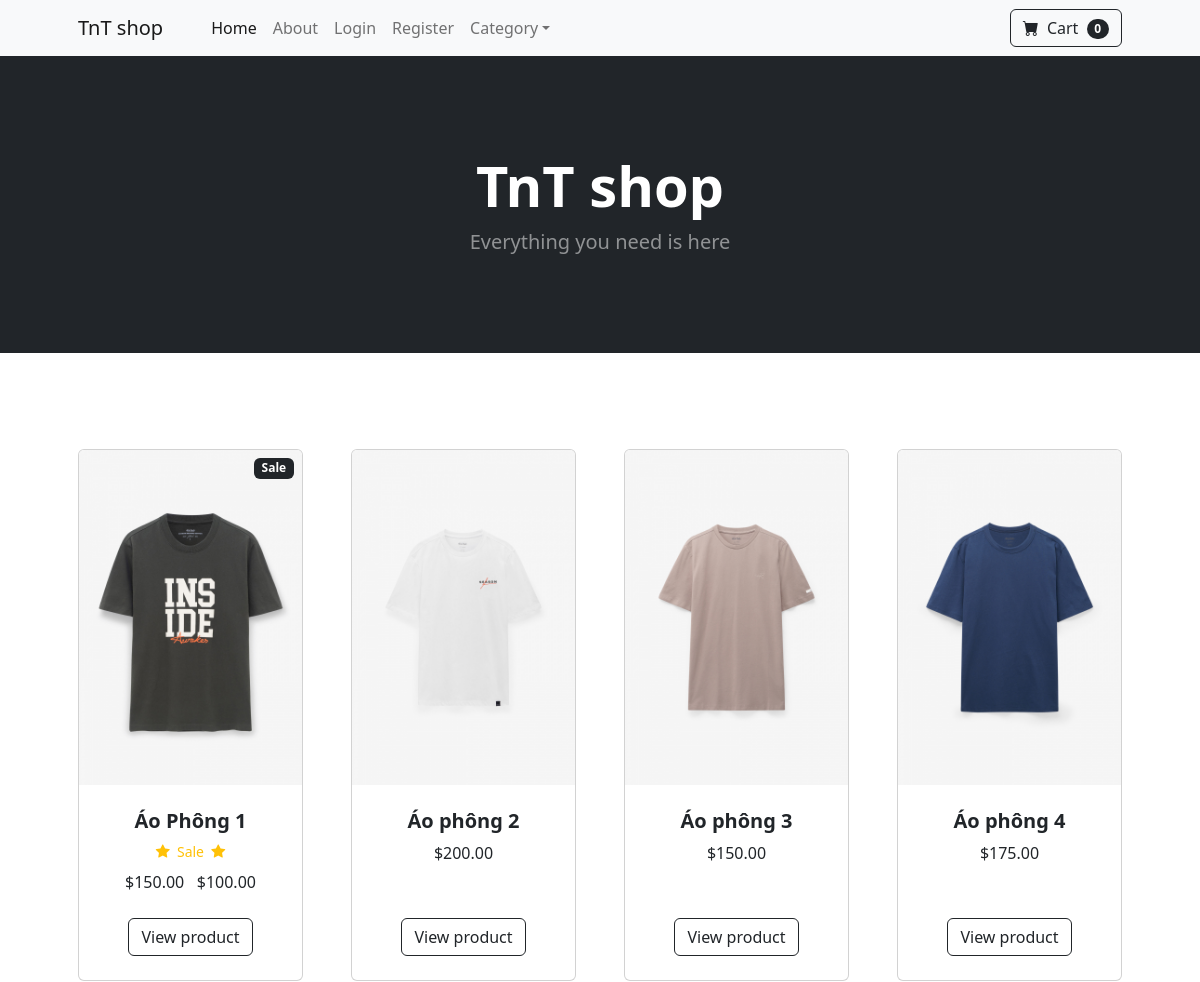
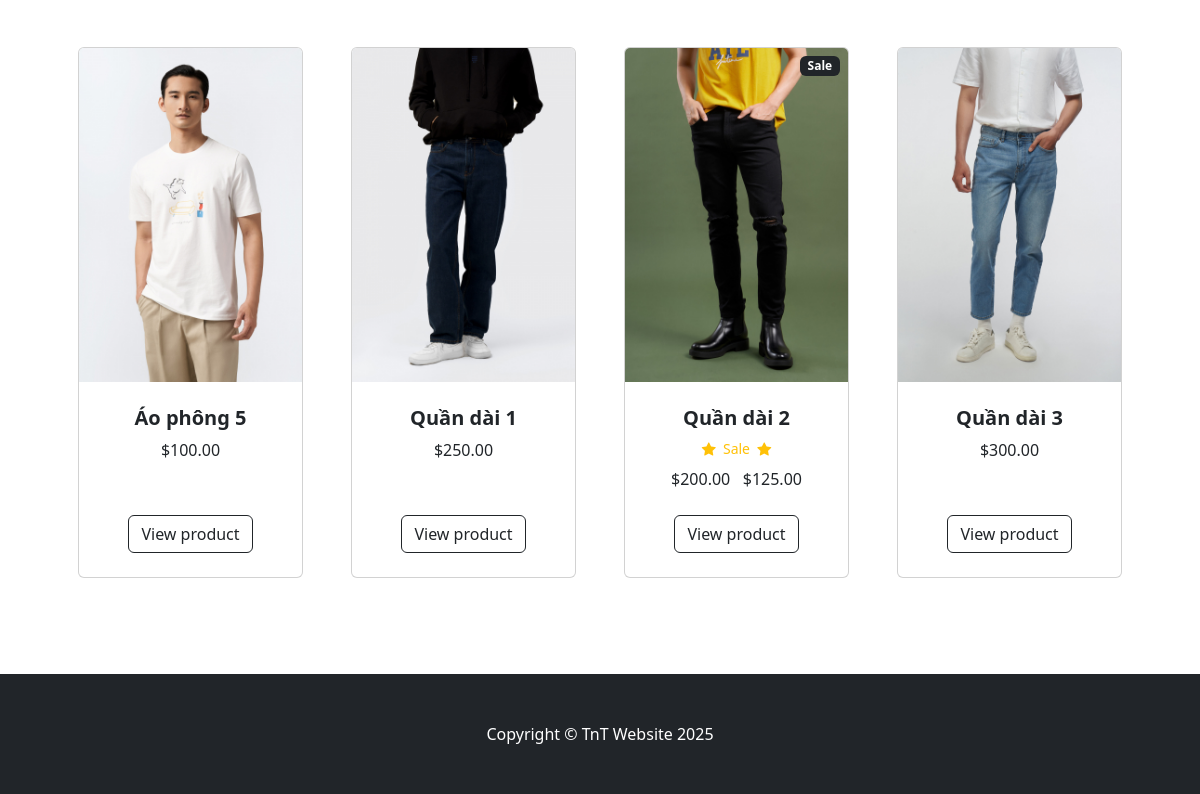
The page / on the database its author committed (2 pictures, top to bottom).
### store/models.py (models this page shows, shortened)
class Product(models.Model):
    name = models.CharField(max_length=100)
    price = models.DecimalField(default=0, decimal_places=2, max_digits=6)
    category = models.ForeignKey(Category, on_delete=models.CASCADE, default=1)
    description = models.CharField(max_length=250, default='', blank=True, null=True)
    image = models.ImageField(upload_to='uploads/product/')
    is_sale = models.BooleanField(default=False)
    sale_price = models.DecimalField(default=0, decimal_places=2, max_digits=6)

### store/views.py (the view)
# urls.py: path('', views.home, name='home'),
def home(request):
    products = Product.objects.all()
    return render(request, 'home.html', {'products':products})

### cart/cart.py (called while the page is built)
    def __len__(self):
        return len(self.cart)

### cart/context_processors.py (called while the page is built)
def cart(request):
    return {'cart': Cart(request)}

### store/templates/home.html
{% extends 'base.html' %}
{% load static %}
{% block content %}
        <header class="bg-dark py-5">
            <div class="container px-4 px-lg-5 my-5">
                <div class="text-center text-white">
                    <h1 class="display-4 fw-bolder">TnT shop</h1>
                    <p class="lead fw-normal text-white-50 mb-0">Everything you need is here</p>
                </div>
            </div>
        </header>
        <section class="py-5">
            <div class="container px-4 px-lg-5 mt-5">
                <div class="row gx-4 gx-lg-5 row-cols-2 row-cols-md-3 row-cols-xl-4 justify-content-center">
                    {% for product in products %}
                        {% if product.is_sale %}
                        <div class="col mb-5">
                            <div class="card h-100">
                                 <div class="badge bg-dark text-white position-absolute" style="top: 0.5rem; right: 0.5rem">Sale</div>
                                <a href="{% url 'product' product.id %}"><img class="card-img-top" src="{{ product.image.url }}" alt="..." /></a>
                                <div class="card-body p-4">
                                    <div class="text-center">
                                        <h5 class="fw-bolder">{{ product.name }}</h5>
                                         <div class="d-flex justify-content-center small text-warning mb-2">
                                            <div class="bi-star-fill"></div>
                                            &nbsp;&nbsp;Sale&nbsp;&nbsp;
                                            <div class="bi-star-fill"></div>
                                         </div>
                                        <strink>
                                            ${{ product.price }}
                                        </strink>
                                        &nbsp;
                                        ${{ product.sale_price }}
                                    </div>
                                </div>
                                <div class="card-footer p-4 pt-0 border-top-0 bg-transparent">
                                    <div class="text-center"><a class="btn btn-outline-dark mt-auto" href="{% url 'product' product.id %}">View product</a></div>
                                </div>
                            </div>
                        </div>
                        {% else %}
                        <div class="col mb-5">
                            <div class="card h-100">
                                <a href="{% url 'product' product.id %}"><img class="card-img-top" src="{{ product.image.url }}" alt="..." /></a>
                                <div class="card-body p-4">
                                    <div class="text-center">
                                        <h5 class="fw-bolder">{{ product.name }}</h5>
                                        ${{ product.price }}
                                    </div>
                                </div>
                                <div class="card-footer p-4 pt-0 border-top-0 bg-transparent">
                                    <div class="text-center"><a class="btn btn-outline-dark mt-auto" href="{% url 'product' product.id %}">View product</a></div>
                                </div>
                            </div>
                        </div>
                        {% endif %}
                    {% endfor %}
                </div>
            </div>
        </section>
{% endblock %}

### store/templates/base.html (shortened to what this page needs)
{% load static %}
<!DOCTYPE html>
<html lang="en">
    <head>
        <link href="https://cdn.jsdelivr.net/npm/bootstrap-icons@1.5.0/font/bootstrap-icons.css" rel="stylesheet" />
        <link href="{% static 'css/styles.css' %}" rel="stylesheet" />
    </head>
    <body>
        {% include 'navbar.html' %}
        {% block content %}
        {% endblock %}
        <footer class="py-5 bg-dark">
            <div class="container"><p class="m-0 text-center text-white">Copyright &copy; TnT Website 2025</p></div>
        </footer>
    </body>
</html>

### store/templates/navbar.html (shortened to what this page needs)
<nav class="navbar navbar-expand-lg navbar-light bg-light">
    <div class="container px-4 px-lg-5">
        <a class="navbar-brand" href="{% url 'home' %}">TnT shop</a>
        <div class="collapse navbar-collapse" id="navbarSupportedContent">
            <ul class="navbar-nav me-auto mb-2 mb-lg-0 ms-lg-4">
                <li class="nav-item"><a class="nav-link active" aria-current="page" href="{% url 'home' %}">Home</a></li>
                <li class="nav-item"><a class="nav-link" href="{% url 'about' %}">About</a></li>
                {% if user.is_authenticated %}
                <li class="nav-item"><a class="nav-link" href="{% url 'logout' %}">Logout</a></li>
                {% else %}
                <li class="nav-item"><a class="nav-link" href="{% url 'login' %}">Login</a></li>
                <li class="nav-item"><a class="nav-link" href="{% url 'register' %}">Register</a></li>
                {% endif %}
                <li class="nav-item dropdown">
                    <a class="nav-link dropdown-toggle" id="navbarDropdown" href="#" role="button" data-bs-toggle="dropdown" aria-expanded="false">Category</a>
                </li>
            </ul>
            <form class="d-flex">
                <a href="{% url 'cart_summary' %}" class="btn btn-outline-dark">
                    <i class="bi-cart-fill me-1"></i>
                    Cart
                    <span class="badge bg-dark text-white ms-1 rounded-pill" id="cart_quantity">
                        {{ cart|length }}
                    </span>
                </a>
            </form>
        </div>
    </div>
</nav>

### rows shown on the page
Product: image (picture), name "Áo Phông 1", price "150.00", sale_price "100.00"
Product: image (picture), name "Áo phông 2", price "200.00"
Product: image (picture), name "Áo phông 3", price "150.00"
Product: image (picture), name "Áo phông 4", price "175.00"
Product: image (picture), name "Áo phông 5", price "100.00"
Product: image (picture), name "Quần dài 1", price "250.00"
Product: image (picture), name "Quần dài 2", price "200.00", sale_price "125.00"
Product: image (picture), name "Quần dài 3", price "300.00"

### other values the page prints
{{ cart|length }} "0"
